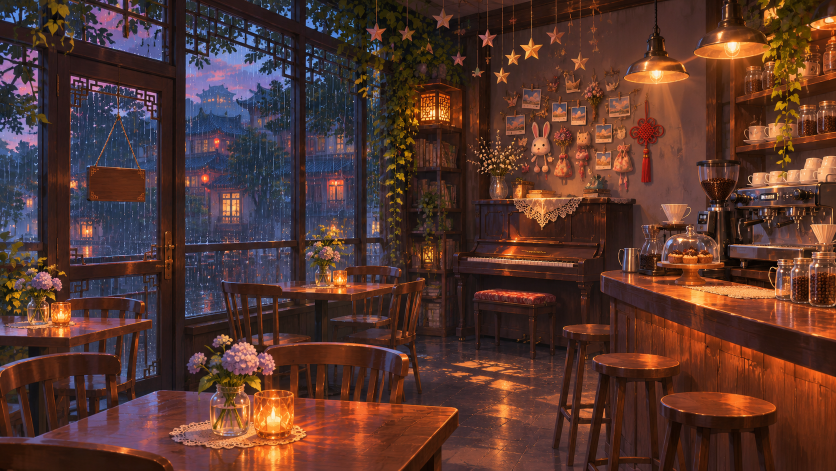
#> input picture assets/style_tests/style_a_anime.png, 1672 x 941 px (shown at 1/2 size); its folder holds 2 pictures in this run
$ python process_cgs.py ../assets/style_tests ../assets/style_tests/style_b_watercolor.png
#> lines starting #> are read from the running program, lines starting #| are printed output that depends on the picture
#!/usr/bin/env python3
"""CG 后处理：中心裁成 16:9，缩到 1280x720。

用法: python3 tools/process_cgs.py raw_dir out_dir [names...]
"""
import sys
import os
from PIL import Image, ImageFilter


def process(src, dst):
#> called with src = '../assets/style_tests/style_a_anime.png'
    im = Image.open(src).convert("RGB")
#> im is the input picture: PIL image 1672x941 RGB; mean R, G, B 86.1, 53.9, 46.2
    w, h = im.size
#> w = 1672; h = 941
    target = 16 / 9
    if w / h > target:
        nw = int(h * target)
        x = (w - nw) // 2
        im = im.crop((x, 0, x + nw, h))
    else:
        nh = int(w / target)
#> nh = 940
        y = (h - nh) // 2
#> y = 0
        im = im.crop((0, y, w, y + nh))
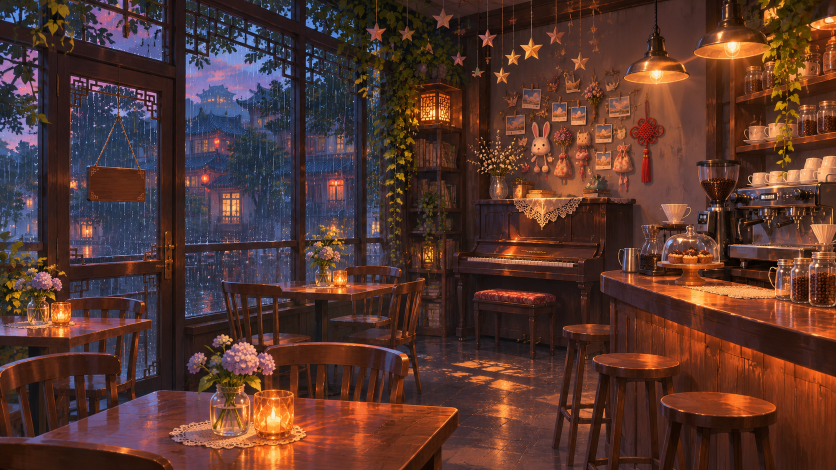
#> im: PIL image 1672x940 RGB (shown at 1/2 size); mean R, G, B 86.1, 53.9, 46.2
    im = im.resize((1280, 720), Image.LANCZOS)
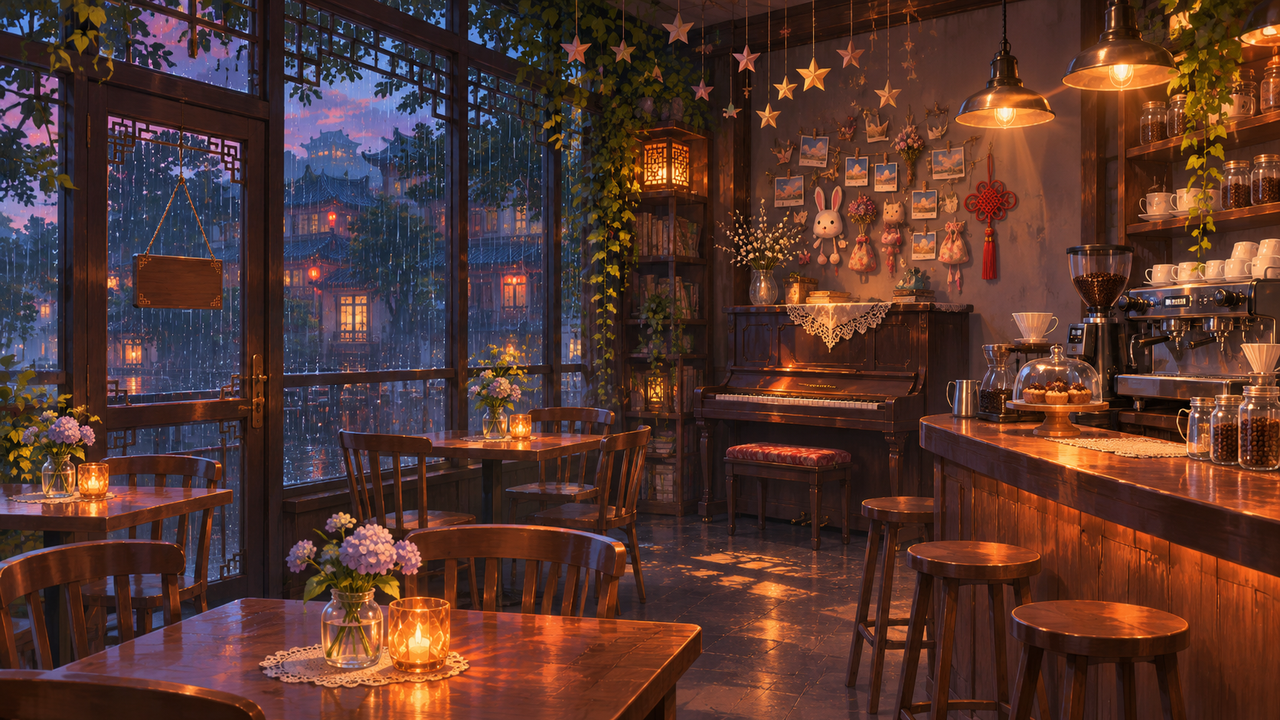
#> im: PIL image 1280x720 RGB; mean R, G, B 86.1, 53.9, 46.2
    im = im.filter(ImageFilter.UnsharpMask(radius=1.2, percent=60, threshold=2))
    im.save(dst, "PNG")
    print(f"{os.path.basename(dst)} 1280x720")


def main():
    if len(sys.argv) < 3:
        print(__doc__)
        return
    raw, out = sys.argv[1], sys.argv[2]
    names = sys.argv[3:]
    files = names or [f[:-4] for f in os.listdir(raw) if f.endswith(".png")]
    for name in files:
        src = os.path.join(raw, name + ".png")
        if not os.path.exists(src):
            print(f"skip {name}: not found")
            continue
        process(src, os.path.join(out, name + ".png"))
#> pass 2 of the loop in main, `for name in files:`:
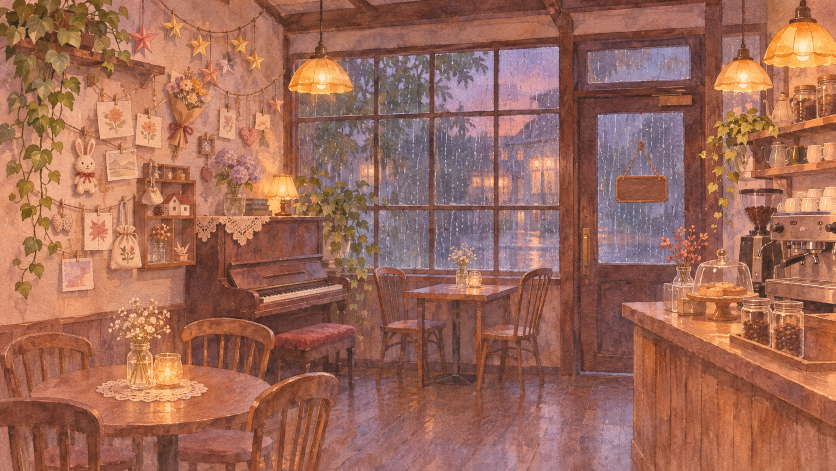
#> input picture assets/style_tests/style_b_watercolor.png, 1672 x 941 px (shown at 1/2 size)
#> in process, im is the input picture: PIL image 1672x941 RGB; mean R, G, B 158.6, 105.2, 87.7
#> in process (call 2), `im = im.crop((0, y, w, y + nh))`:
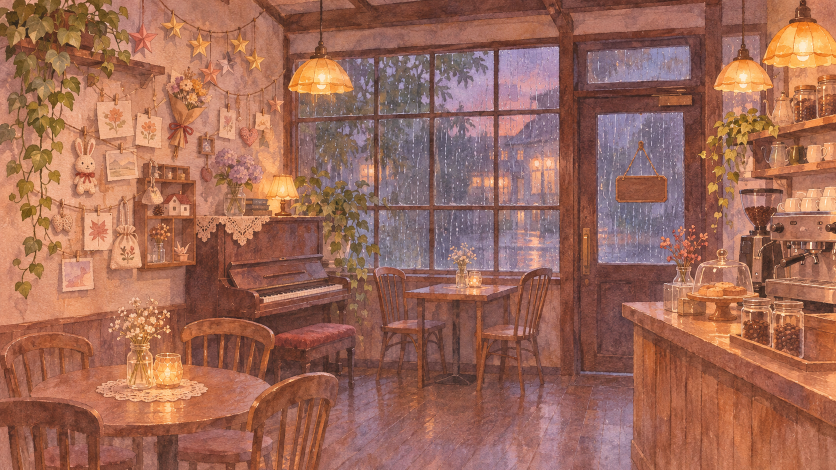
#> im: PIL image 1672x940 RGB (shown at 1/2 size); mean R, G, B 158.6, 105.2, 87.7
#> in process (call 2), `im = im.resize((1280, 720), Image.LANCZOS)`:
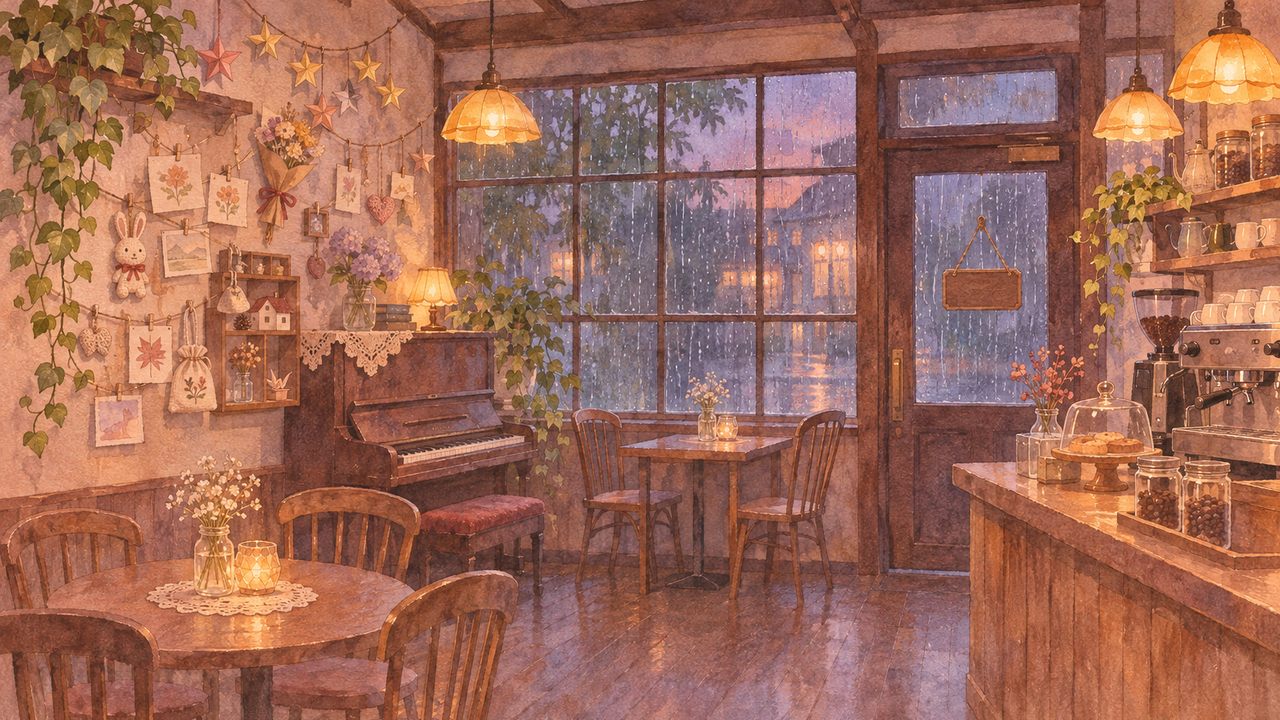
#> im: PIL image 1280x720 RGB; mean R, G, B 158.6, 105.2, 87.7


if __name__ == "__main__":
    main()
